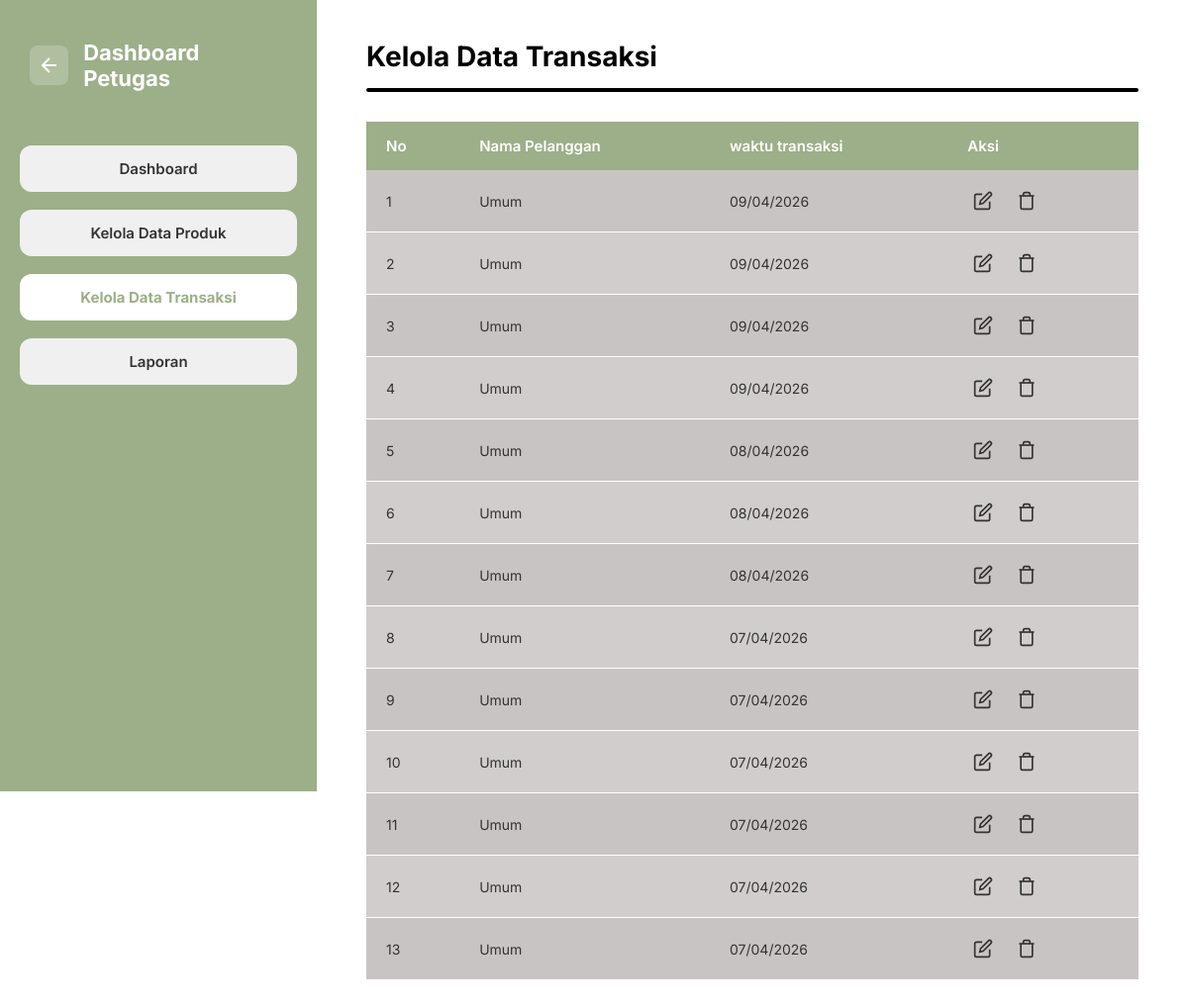
The app's page /Petugas/kelola_data_transaksi_petugas.php (signed in) with its own data.
### tables this page shows
CREATE TABLE `pesanan` (
  `id` int(11) NOT NULL,
  `nomor_pesanan` varchar(50) NOT NULL,
  `id_pelanggan` int(11) DEFAULT NULL,
  `tanggal_pesanan` timestamp NOT NULL DEFAULT current_timestamp(),
  `total_harga` decimal(10,2) NOT NULL,
  `status_pesanan` enum('pending','diproses','dikirim','selesai','batal') DEFAULT 'pending',
  `status_pembayaran` enum('belum_bayar','lunas') DEFAULT 'belum_bayar',
  `metode_pembayaran` varchar(50) DEFAULT NULL,
  `metode_pembayaran_detail` varchar(50) DEFAULT NULL,
  `kurir` varchar(50) DEFAULT NULL,
  `paket_pengiriman` varchar(50) DEFAULT NULL,
  `resi_pengiriman` varchar(100) DEFAULT NULL,
  `alamat_pengiriman` text DEFAULT NULL,
  `nama_penerima` varchar(100) DEFAULT NULL,
  `telepon_penerima` varchar(20) DEFAULT NULL
);

### Petugas/kelola_data_transaksi_petugas.php (the view, shortened to what this page needs)
<?php
$koneksi = getKoneksi();
$query = "SELECT p.*, pl.nama as nama_pelanggan
          FROM pesanan p
          LEFT JOIN pelanggan pl ON p.id_pelanggan = pl.id
          ORDER BY p.tanggal_pesanan DESC";
$result = mysqli_query($koneksi, $query);
$transactions = [];
while ($row = mysqli_fetch_assoc($result)) {
    $transactions[] = $row;
}
?>
<!DOCTYPE html>
<html lang="id">
<head>
</head>
<body>
<div class="main-container">
    <div class="sidebar">
        <div class="sidebar-header">
            <a href="dashboard_petugas.php" class="back-btn">
                <svg viewBox="0 0 24 24"><line x1="19" y1="12" x2="5" y2="12"></line><polyline points="12 19 5 12 12 5"></polyline></svg>
            </a>
            <h1 class="sidebar-title">Dashboard Petugas</h1>
        </div>
        <a href="dashboard_petugas.php" class="menu-item">Dashboard</a>
        <a href="kelola_data_produk_petugas.php" class="menu-item">Kelola Data Produk</a>
        <a href="kelola_data_transaksi_petugas.php" class="menu-item active">Kelola Data Transaksi</a>
        <a href="laporan_petugas.php" class="menu-item">Laporan</a>
    </div>
    <div class="main-content">
        <div class="page-header">
            <h2 class="page-title">Kelola Data Transaksi</h2>
            <div class="divider"></div>
        </div>
        <div class="table-container">
            <table>
                <thead>
                    <tr>
                        <th>No</th>
                        <th>Nama Pelanggan</th>
                        <th>waktu transaksi</th>
                        <th>Aksi</th>
                    </tr>
                </thead>
                <tbody>
                    <?php $no = 1; foreach ($transactions as $trx): ?>
                    <tr>
                        <td><?= $no++ ?></td>
                        <td><?= htmlspecialchars($trx['nama_pelanggan'] ?? 'Umum') ?></td>
                        <td><?= date('d/m/Y', strtotime($trx['tanggal_pesanan'])) ?></td>
                        <td>
                            <button class="btn-action" onclick='openModal("edit", <?= json_encode($trx) ?>)' title="Edit">
                                <svg viewBox="0 0 24 24"><path d="M11 4H4a2 2 0 0 0-2 2v14a2 2 0 0 0 2 2h14a2 2 0 0 0 2-2v-7"></path><path d="M18.5 2.5a2.121 2.121 0 0 1 3 3L12 15l-4 1 1-4 9.5-9.5z"></path></svg>
                            </button>
                            <a href="?hapus=<?= $trx['id'] ?>" class="btn-action btn-delete" onclick="return confirm('Hapus transaksi ini?')" title="Hapus">
                                <svg viewBox="0 0 24 24"><polyline points="3 6 5 6 21 6"></polyline><path d="M19 6v14a2 2 0 0 1-2 2H7a2 2 0 0 1-2-2V6m3 0V4a2 2 0 0 1 2-2h4a2 2 0 0 1 2 2v2"></path></svg>
                            </a>
                        </td>
                    </tr>
                    <?php endforeach; ?>
                </tbody>
            </table>
        </div>
    </div>
</div>
</body>
</html>

### Petugas/kelola_data_transaksi_petugas.php (style rules this page uses)
* { margin: 0; padding: 0; box-sizing: border-box; }
body { font-family: 'Inter', Arial, sans-serif; background-color: #ffffff; color: #333; }
.main-container { display: flex; min-height: 100vh; }
.sidebar { width: 320px; background: #9CAF88; padding: 25px 20px; display: flex; flex-direction: column; position: fixed; height: 100vh; }
.sidebar-header { display: flex; align-items: center; padding: 15px 10px; margin-bottom: 40px; }
.back-btn { display: flex; align-items: center; justify-content: center; width: 40px; height: 40px; background: rgba(255,255,255,0.2); border-radius: 8px; text-decoration: none; margin-right: 15px; transition: 0.2s; }
.back-btn svg { width: 24px; height: 24px; stroke: white; fill: none; stroke-width: 2; }
.sidebar-title { color: white; font-size: 22px; font-weight: 700; }
.menu-item { background-color: #f0f0f0; padding: 14px 25px; margin-bottom: 18px; border-radius: 12px; text-align: center; cursor: pointer; font-weight: 600; color: #333; text-decoration: none; transition: all 0.2s ease; font-size: 15px; display: block; }
.menu-item.active { background-color: white; color: #9CAF88; font-weight: 700; }
.main-content { flex: 1; margin-left: 320px; padding: 40px 50px; background-color: white; min-height: 100vh; }
.page-header { margin-bottom: 30px; }
.page-title { font-size: 28px; font-weight: 700; color: #000; margin-bottom: 15px; }
.divider { width: 100%; height: 4px; background: #000; border-radius: 2px; }
.table-container { overflow-x: auto; }
table { width: 100%; border-collapse: collapse; }
thead { background: #9CAF88; color: white; }
th { padding: 15px 20px; text-align: left; font-weight: 600; font-size: 15px; }
tbody tr { background: #C9C4C4; border-bottom: 1px solid #fff; }
tbody tr:nth-child(even) { background: #D1CDCD; }
td { padding: 15px 20px; font-size: 14px; }
.btn-action { display: inline-flex; align-items: center; justify-content: center; width: 32px; height: 32px; background: transparent; border: none; cursor: pointer; margin-right: 8px; transition: 0.2s; }
.btn-action svg { width: 20px; height: 20px; stroke: #333; fill: none; stroke-width: 2; }
.btn-delete svg { stroke: #333; }

### records on screen
pesanan: nama_pelanggan "Umum", tanggal_pesanan "09/04/2026"
pesanan: nama_pelanggan "Umum", tanggal_pesanan "09/04/2026"
pesanan: nama_pelanggan "Umum", tanggal_pesanan "09/04/2026"
pesanan: nama_pelanggan "Umum", tanggal_pesanan "09/04/2026"
pesanan: nama_pelanggan "Umum", tanggal_pesanan "08/04/2026"
pesanan: nama_pelanggan "Umum", tanggal_pesanan "08/04/2026"
pesanan: nama_pelanggan "Umum", tanggal_pesanan "08/04/2026"
pesanan: nama_pelanggan "Umum", tanggal_pesanan "07/04/2026"
pesanan: nama_pelanggan "Umum", tanggal_pesanan "07/04/2026"
pesanan: nama_pelanggan "Umum", tanggal_pesanan "07/04/2026"
pesanan: nama_pelanggan "Umum", tanggal_pesanan "07/04/2026"
pesanan: nama_pelanggan "Umum", tanggal_pesanan "07/04/2026"
pesanan: nama_pelanggan "Umum", tanggal_pesanan "07/04/2026"
